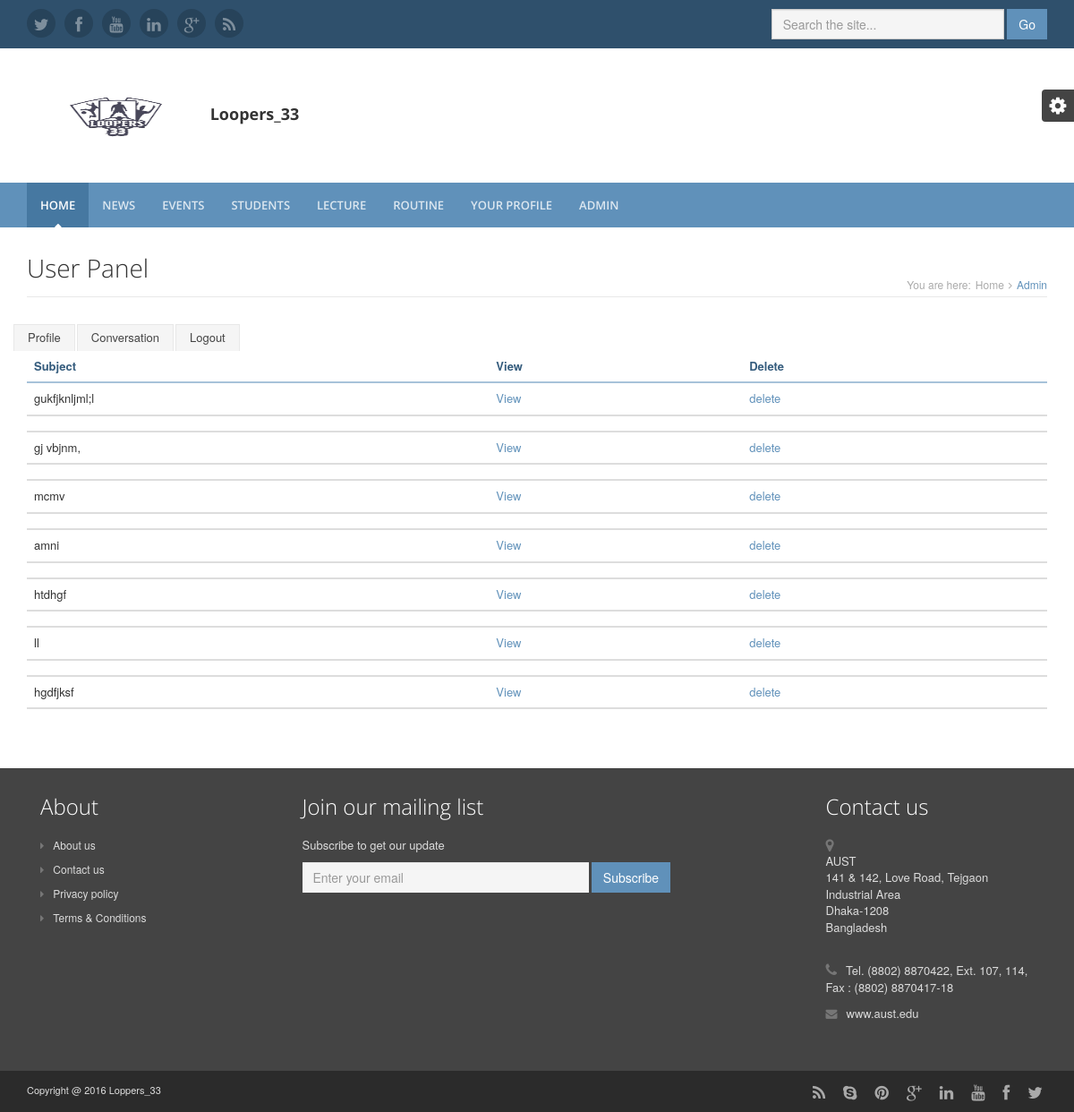
/conv.php (signed in), run on the app's committed database.
### tables this page shows
CREATE TABLE `student_contact` (
  `student_contact_id` int(11) NOT NULL,
  `msg_to` varchar(20) NOT NULL,
  `msg_from` varchar(20) NOT NULL,
  `sub` varchar(255) NOT NULL,
  `msg` longtext NOT NULL
);

### conv.php (the view, shortened to what this page needs)
<?php
   $id=$_SESSION['user_id'];
?>
<?php
	include 'header.php';
?>
<div class="content container">
        <div class="page-wrapper">
            <header class="page-heading clearfix">
                <h1 class="heading-title pull-left">User Panel</small></h1>
                <div class="breadcrumbs pull-right">
                    <ul class="breadcrumbs-list">
                        <li class="breadcrumbs-label">You are here:</li>
                        <li><a href="index.php">Home</a><i class="fa fa-angle-right"></i></li>
                        <li class="current">Admin</li>
                    </ul>
                </div>
            </header>
            <div class="page-content">
                <div class="row page-row">
                    <ul class="nav nav-tabs">
                           <li><a href="student.php">Profile</a></li>
                          <li><a href="conv.php">Conversation</a></li>
                          <li><a href="logout.php">Logout</a></li>
                    </ul>
                    <div class="col-md-12">
                      <div class="table-responsive">
                      <table class="table table-hover">
                          <thead>
                            <tr>
                              <th>
                                Subject
                              </th>
                              <th>
                                View
                              </th>
                              <th>
                                Delete
                              </th>
                            </tr>
                          </thead>
                            <?php
                              $con=mysqli_connect("localhost","root","","sms");
                              $rslt=mysqli_query($con,"SELECT * from student_contact WHERE msg_to = '$id' OR msg_from = '$id'") ;
                              while ($row=mysqli_fetch_array($rslt))
                                {
                            ?>
                            <tbody>
                              <tr>
                                <td>
                                  <?php
                                    echo $row['sub'];
                                  ?>
                                </td>
                                <td>
                                 <a href="msg_view.php?id=<?php echo $row['student_contact_id']; ?>">
                                    View
                                  </a>
                                </td>
                                <td>
                                  <a onclick="return confirm('do you really want to delete this?')"
                                    href="msg_del.php?id=<?php echo $row['student_contact_id']; ?>">
                                    delete
                                  </a>
                                </td>
                              </tr>
                            </tbody>
                            <tr>
                                <td>
                                </td>
                              </tr>
                            <?php
                               }
                            ?>
                          </table>
                        </div>
                    </div>
                </div>
            </div>
        </div>
    </div>
<?php
  include 'footer.php';
?>

### assets/css/styles.css (style rules this page uses)
html, body { height: 100%; }
body { font-size: 13px; -webkit-font-smoothing: antialiased; -moz-osx-font-smoothing: grayscale; }
h1, h2, h3, h4, h5, h6 { font-family: 'open sans', arial, sans-serif; font-weight: 300; }
a { color: #6091ba; -webkit-transition: all 0.4s ease-in-out; -moz-transition: all 0.4s ease-in-out; -ms-transition: all 0.4s ease-in-out; -o-transition: all 0.4s ease-in-out; }
.nav-tabs { border-bottom: none; position: relative; margin-bottom: -1px; }
.nav > li > a { font-size: 13px; }
.nav-tabs > li > a { border: 1px solid #e8e8e8; border-bottom: none; background: #f5f5f5; padding: 5px 15px; margin-right: 0; -webkit-border-radius: 0; -moz-border-radius: 0; -ms-border-radius: 0; -o-border-radius: 0; border-radius: 0; -moz-background-clip: padding; -webkit-background-clip: padding-box; background-clip: padding-box; color: #444444; -webkit-transition: all 0s; -moz-transition: all 0s; -ms-transition: all 0s; -o-transition: all 0s; }
.nav-tabs > li { margin-right: 2px; }
.table > thead > tr > th, .table > tbody > tr > th, .table > tfoot > tr > th, .table > thead > tr > td, .table > tbody > tr > td, .table > tfoot > tr > td { border-top: 1px solid #ebebeb; }
.table > thead > tr > th { border-bottom: 2px solid #a7c2d9; color: #365d7e; }
.page-wrapper .page-heading { margin-bottom: 30px; border-bottom: 1px solid #e8e8e8; }
.page-wrapper .page-heading h1.heading-title { margin-top: 0; display: inline-block; font-size: 28px; }
.page-wrapper .breadcrumbs { display: inline-block; }
.page-wrapper .breadcrumbs ul { padding-top: 25px; margin: 0; }
.page-wrapper .breadcrumbs ul li { color: #6091ba; font-size: 12px; float: left; list-style: none; display: inline-block; }
.page-wrapper .breadcrumbs ul li a { display: inline-block; padding: 0 5px; color: #aaaaaa; }
.page-wrapper .breadcrumbs ul li.breadcrumbs-label { padding-right: 0; color: #aaaaaa; }
.page-wrapper .breadcrumbs ul li.current { max-width: 250px; white-space: nowrap; overflow: hidden; text-overflow: ellipsis; }
.page-wrapper .breadcrumbs ul li .fa { margin-right: 5px; color: #aaaaaa; }
.page-wrapper ul li { margin-bottom: 5px; }
.page-wrapper ul li .fa { margin-right: 5px; color: #6091ba; }
.page-wrapper ul.nav li { margin-bottom: 0; }
.page-wrapper .page-content .page-row { margin-bottom: 30px; }
@media (min-width: 992px) { html, body { height: 100%; } }
@media (min-width: 992px) { body { font-size: 13px; } }

### data on the page
student_contact: sub "gukfjknljml;l"
student_contact: sub "gj vbjnm,"
student_contact: sub "mcmv"
student_contact: sub "amni"
student_contact: sub "htdhgf"
student_contact: sub "ll"
student_contact: sub "hgdfjksf"
